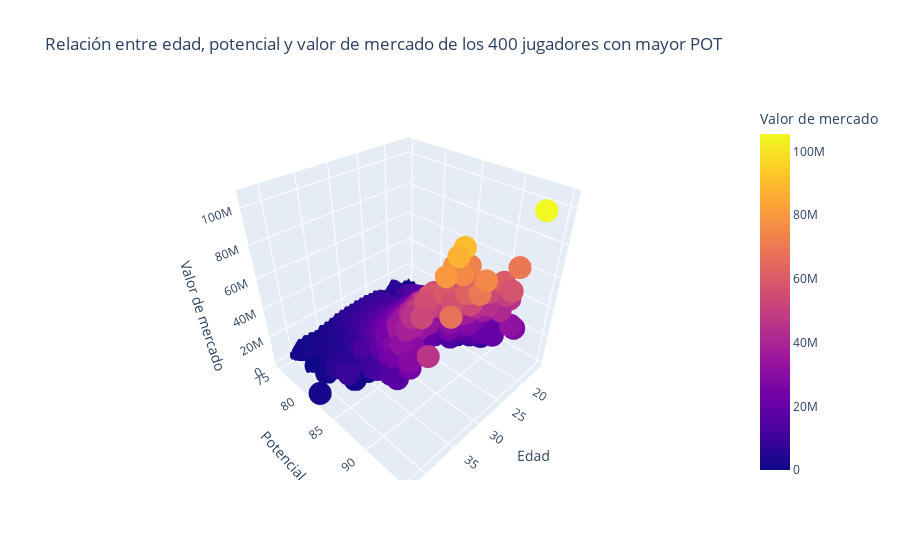

Notebook source saved alongside this figure:
### Code cell
import pandas as pd
import plotly.express as px

# Cargar los datos desde el archivo CSV
data = pd.read_csv('datos_limpios.csv')

# Ordenar el DataFrame por la columna "POT" de forma descendente
data_sorted = data.sort_values(by='POT', ascending=False)

# Seleccionar los 400 jugadores con mayor valor de "POT"
top_400_potential = data_sorted.head(5600)

# Crear la gráfica interactiva en 3D
fig = px.scatter_3d(top_400_potential, x='Age', y='POT', z='Value', color='Value',
                    labels={'Age': 'Edad', 'POT': 'Potencial', 'Value': 'Valor de mercado'},
                    title='Relación entre edad, potencial y valor de mercado de los 400 jugadores con mayor POT')

# Mostrar la gráfica interactiva
fig.show()

### Figure 1 — Plotly figure (JSON) as saved in the notebook; plotly's stock layout.template omitted (floating-point values rounded to 4 significant figures; data arrays with more than 128 entries replaced by an {"elided": "..."} marker saying what was removed)
{"data": [{"hovertemplate": "Edad=%{x}<br>Potencial=%{y}<br>Valor de mercado=%{marker.color}<extra></extra>", "legendgroup": "", "marker": {"color": {"elided": "5600 int values"}, "coloraxis": "coloraxis", "symbol": "circle"}, "mode": "markers", "name": "", "scene": "scene", "showlegend": false, "type": "scatter3d", "x": {"elided": "5600 int values"}, "y": {"elided": "5600 int values"}, "z": {"elided": "5600 int values"}}], "layout": {"coloraxis": {"colorbar": {"title": {"text": "Valor de mercado"}}, "colorscale": [[0, "#0d0887"], [0.1111, "#46039f"], [0.2222, "#7201a8"], [0.3333, "#9c179e"], [0.4444, "#bd3786"], [0.5556, "#d8576b"], [0.6667, "#ed7953"], [0.7778, "#fb9f3a"], [0.8889, "#fdca26"], [1, "#f0f921"]]}, "legend": {"tracegroupgap": 0}, "scene": {"domain": {"x": [0, 1], "y": [0, 1]}, "xaxis": {"title": {"text": "Edad"}}, "yaxis": {"title": {"text": "Potencial"}}, "zaxis": {"title": {"text": "Valor de mercado"}}}, "title": {"text": "Relación entre edad, potencial y valor de mercado de los 400 jugadores con mayor POT"}}}
